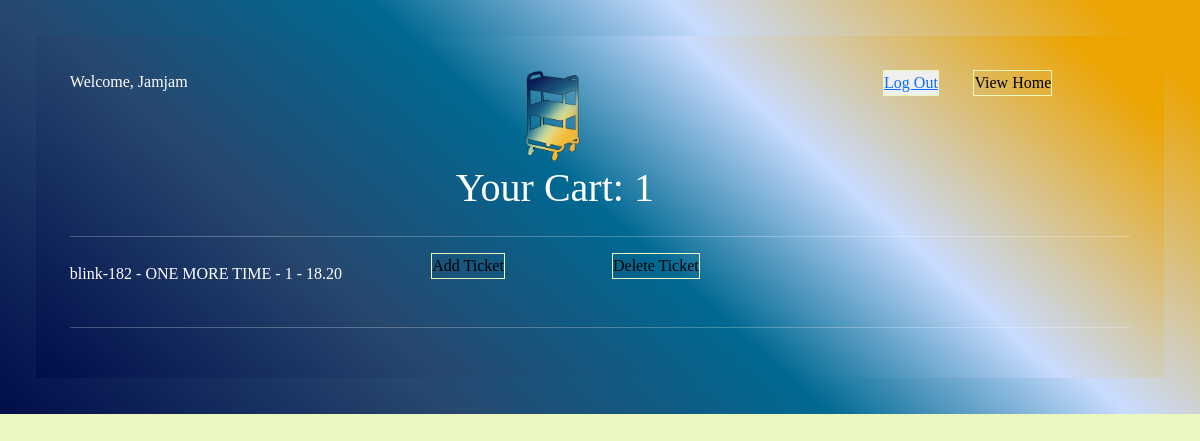
The app's page /cart.html (signed in) with its own data.
### ticketlive/models.py (models this page shows, shortened)
class Ticket(models.Model):
    user = models.ForeignKey(User, on_delete=models.CASCADE, blank=True, null=True)  # maps ticket information to user
    name = models.CharField(max_length=150, blank=True, null=True)
    quantity = models.IntegerField(blank=True, null=True)
    price = models.DecimalField(max_digits=9, decimal_places=2, blank=True, null=True)
    address = models.CharField(max_length=150, blank=True, null=True)
    time = models.CharField(max_length=150, blank=True, null=True)
    image = models.CharField(max_length=150, blank=True, null=True)

### ticketlive/views.py (the view)
# urls.py: path('cart.html', views.cart_view, name='cart_view'),
def cart_view(request):
    tickets = Ticket.objects.filter(user=request.user)
    context = {'tickets': tickets, 'username': request.user.username}
    return render(request, 'cart.html', context)

### templates/cart.html (shortened to what this page needs)
{% load static %}
<!DOCTYPE html>
<html lang="en">
<head>
    <link href="https://cdn.jsdelivr.net/npm/bootstrap@5.3.2/dist/css/bootstrap.min.css" rel="stylesheet"
>
    <link rel="stylesheet" href="{% static 'css/h4style.css' %}">
</head>
<body>
<div class="container-fluid" id="heading">
    {% if user.is_authenticated %}
        <div class="container" id="heading">
            <div class="row">
                <div class="col-2">
                    <p>Welcome, {{ username }}</p>
                </div>
                <div class="col-7 text-center">
                    <img src="{% static 'images/cart.png' %}" alt="cart" class="log-in-img">
                    <h1>Your Cart: {{ tickets|length }}</h1>
                </div>
                <div class="col-1 text-right">
                    <button class="log-in" type="submit" value="logout">
                        <a href="{% url 'logout' %}">Log Out</a>
                    </button>
                </div>
                <div class="col-2">
                    <a href="{% url 'index' %}" class="btn log-in">View Home</a>
                </div>
            </div>
            <hr>
            <div>
                {% for ticket in tickets %}
                    <div class="row align-items-center">
                        <div class="col-4">
                            <p>{{ ticket.name }} - {{ ticket.quantity }} - {{ ticket.price }}</p>
                        </div>
                        <div class="col-2">
                            <form action="{% url 'update_cart' ticket.id %}" method="POST" >
                                <button type="submit" name="action" value="remove" class="btn log-in">Add Ticket</button>
                            </form>
                        </div>
                        <div class="col-2">
                            <form action="{% url 'delete_cart' ticket.id %}" method="POST">
                                <button type="submit" name="action" value="delete_all" class="btn log-in">Delete Ticket</button>
                            </form>
                        </div>
                    </div>
                    <hr>
                {% endfor %}
            </div>
        </div>
</div>
    {% else %}
        <button type="button" class="btn col-4 log-in">
            <a href="{% url 'login' %}">
                <img src="{% static 'images/Login.png' %}" id="logo" alt="logoImg" class="log-in-img" name="login"> Login In
            </a>
        </button>
    {% endif %}
</body>
</html>

### static/css/h4style.css (style rules this page uses)
body { background: #EAF8BF; font-family: Verdana; margin: 0; padding: 0; overflow-x: hidden; min-height: 100vh; display: flex; flex-direction: column; }
#heading { background: rgb(0, 13, 74); background: linear-gradient(42deg, rgba(0, 13, 74, 1) 0%, rgba(39, 71, 110, 1) 27%, rgba(0, 105, 146, 1) 50%, rgba(200, 220, 255, 1) 68%, rgba(236, 164, 0, 1) 94%); color: white; padding: 3%; }
.log-in-img { width: 10%; padding: 0; display: block; margin-left: auto; margin-right: auto; }
.log-in { color: black; padding: 0; margin-bottom: 20%; border: 1px solid #EAF8BF; border-radius: 0; }

### records on screen
Ticket: name "blink-182 - ONE MORE TIME", quantity "1", price "18.20"

### other values on screen
{{ username }} "Jamjam"
{{ tickets|length }} "1"
